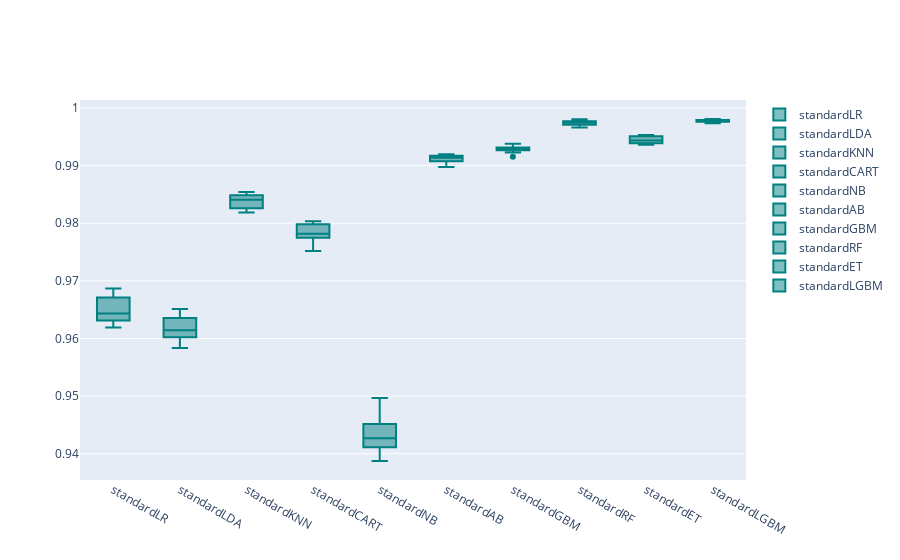

The code cell stored with this chart in its notebook:
### Code cell
models = GetScaledModel('standard')
names,results = BasedLine2(X_train, y_train,models)
PlotBoxR().PlotResult(names,results)
scaledScoreStandard = ScoreDataFrame(names,results)
compareModels = pd.concat([basedLineScore,
                           scaledScoreStandard], axis=1)
compareModels

### Figure 1 — Plotly figure (JSON) as saved in the notebook; plotly's stock layout.template omitted (floating-point values rounded to 4 significant figures)
{"data": [{"marker": {"color": "rgb(0, 128, 128)"}, "name": "standardLR", "type": "box", "y": [0.9619, 0.9651, 0.9671, 0.9644, 0.9673, 0.9631, 0.9687, 0.9627, 0.9643, 0.9634]}, {"marker": {"color": "rgb(0, 128, 128)"}, "name": "standardLDA", "type": "box", "y": [0.9583, 0.9619, 0.9647, 0.9617, 0.9636, 0.9602, 0.9651, 0.959, 0.9612, 0.9603]}, {"marker": {"color": "rgb(0, 128, 128)"}, "name": "standardKNN", "type": "box", "y": [0.9826, 0.984, 0.9841, 0.9851, 0.9835, 0.9854, 0.9849, 0.9821, 0.9845, 0.9819]}, {"marker": {"color": "rgb(0, 128, 128)"}, "name": "standardCART", "type": "box", "y": [0.9752, 0.9795, 0.9773, 0.9782, 0.9803, 0.9779, 0.9798, 0.9775, 0.9804, 0.9781]}, {"marker": {"color": "rgb(0, 128, 128)"}, "name": "standardNB", "type": "box", "y": [0.943, 0.9407, 0.9452, 0.9434, 0.9453, 0.9411, 0.9497, 0.9417, 0.9424, 0.9387]}, {"marker": {"color": "rgb(0, 128, 128)"}, "name": "standardAB", "type": "box", "y": [0.9913, 0.9919, 0.9916, 0.9917, 0.9914, 0.9898, 0.992, 0.9907, 0.9902, 0.9908]}, {"marker": {"color": "rgb(0, 128, 128)"}, "name": "standardGBM", "type": "box", "y": [0.9928, 0.9938, 0.993, 0.993, 0.9931, 0.9915, 0.9927, 0.993, 0.9923, 0.9932]}, {"marker": {"color": "rgb(0, 128, 128)"}, "name": "standardRF", "type": "box", "y": [0.9975, 0.9978, 0.9975, 0.9975, 0.9977, 0.9966, 0.9981, 0.9971, 0.9967, 0.9974]}, {"marker": {"color": "rgb(0, 128, 128)"}, "name": "standardET", "type": "box", "y": [0.9939, 0.9951, 0.995, 0.9951, 0.9942, 0.9938, 0.9953, 0.9936, 0.9943, 0.9944]}, {"marker": {"color": "rgb(0, 128, 128)"}, "name": "standardLGBM", "type": "box", "y": [0.9979, 0.9979, 0.9977, 0.9979, 0.9981, 0.9976, 0.9981, 0.9974, 0.9974, 0.9979]}], "layout": {"autosize": true, "xaxis": {"autorange": true, "range": [-0.5, 9.5], "type": "category"}, "yaxis": {"autorange": true, "range": [0.9355, 1.001], "type": "linear"}}}
